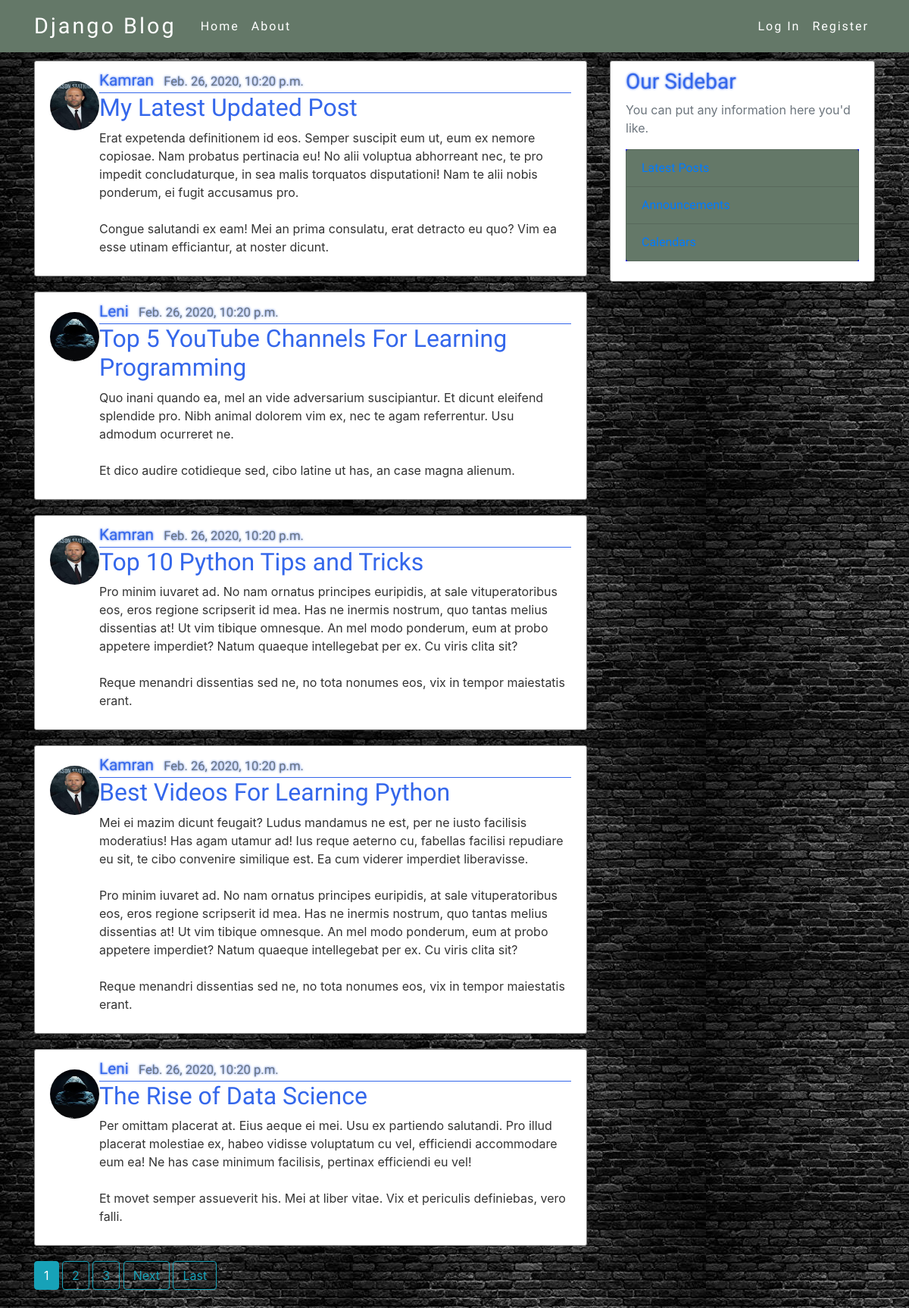
The page / on the database its author committed.
### blog/models.py (models this page shows, shortened)
class Post(models.Model):
	title = models.CharField(max_length = 100)
	content = models.TextField()
	date_posted = models.DateTimeField(default = timezone.now)
	author = models.ForeignKey(User, on_delete = models.CASCADE)

### users/models.py (models this page shows, shortened)
class Profile(models.Model):
	user = models.OneToOneField(User,on_delete = models.CASCADE)
	image = models.ImageField(default = 'default.jpg', upload_to = 'profile_pics')

### blog/views.py (the view)
# urls.py: path('', PostListView.as_view(), name = "blog-home"),
class PostListView(ListView):
	model = Post
	template_name = 'blog/home.html'
	context_object_name = 'posts'
	ordering = ['-date_posted']
	paginate_by = 5

### blog/templates/blog/home.html (shortened to what this page needs)
{% extends 'blog/base.html' %}
	{% block content %}
		{% for post in posts %}
			<article class="media content-section">
			<a class="article-title" href="#"><img class = "rounded-circle article-img" src="{{post.author.profile.image.url}}"> </a>
			  <div class="media-body">
			    <div class="article-metadata">
			      <a class="mr-2 kamran" href="{%url 'user-post' post.author.username%}">{{ post.author }}</a>
			      <small class="text-muted">{{ post.date_posted }}</small>
			    </div>
			    <h2><a class="article-title" href="{%url 'post-detail' post.id %}">{{ post.title }}</a></h2>
			    <p class="article-content">{{ post.content }}</p>
			  </div>
			</article>
		{%endfor%}
		{%if is_paginated%}
			{%for num in page_obj.paginator.page_range%}
				{%if page_obj.number == num %}
					<a class = "btn btn-info mb-4" href="?page={{num}}">{{num}}</a>
				{%elif num > page_obj.number|add:'-3' and num < page_obj.number|add:'3'%}
					<a class = "btn btn-outline-info mb-4" href="?page={{num}}">{{num}}</a>
				{%endif%}
			{%endfor%}
			{%if page_obj.has_next %}
				<a class = "btn btn-outline-info mb-4" href="?page={{page_obj.next_page_number}}">Next</a>
				<a class = "btn btn-outline-info mb-4" href="?page={{page_obj.paginator.num_pages}}">Last</a>
			{%endif%}
		{%endif%}
	{%endblock content%}

### blog/templates/blog/base.html (shortened to what this page needs)
{% load static %}
<!DOCTYPE html>
<html>
<head>
    <link rel="stylesheet" href="https://maxcdn.bootstrapcdn.com/bootstrap/4.0.0/css/bootstrap.min.css">
    <link rel="stylesheet" type="text/css" href="{% static 'blog/main.css' %}">
</head>
<body>
		<header class="site-header">
	  <nav class="navbar navbar-expand-md underline navbar-dark bg-steel fixed-top">
	    <div class="container">
	      <a class="navbar-brand mr-4 Leni" href="/">Django Blog</a>
	      <div class="collapse navbar-collapse" id="navbarToggle">
	        <div class="navbar-nav mr-auto">
	          <a class="nav-item nav-link" href="/">Home</a>
	          <a class="nav-item nav-link" href="/about">About</a>
	        </div>
	        <div class="navbar-nav">
	        	{%if user.is_authenticated%}
	        		<a class="nav-item nav-link" href="{%url 'post-create'%}">Create Post</a>
	        		<a class="nav-item nav-link" href="{%url 'profile'%}">Profile</a>
		        	<a class="nav-item nav-link" href="{%url 'logout'%}">Log Out</a>
		        {%else%}
			          <a class="nav-item nav-link" href="{%url 'login'%}">Log In</a>
			          <a class="nav-item nav-link" href="{%url 'register'%}">Register</a>
			    {%endif%}
	        </div>
	      </div>
	    </div>
	  </nav>
	</header>
	<main role="main" class="container">
	  <div class="row">
	    <div class="col-md-8">
	      {% block content %}{% endblock %}
	    </div>
	    {% block sidebar %}
	    <div class="col-md-4">
	      <div class="content-section">
	        <h3>Our Sidebar</h3>
	        <p class='text-muted'>You can put any information here you'd like.
	          <ul class="list-group">
	            <li class="list-group-item list-group-item-light"><a href=" {% url 'latest-post'%}">Latest Posts </a> </li>
	            <li class="list-group-item list-group-item-light"><a href="#">Announcements</a></li>
	            <li class="list-group-item list-group-item-light"><a href="#">Calendars</a></li>
	          </ul>
	        </p>
	      </div>
	    </div>
		{% endblock sidebar %}
	  </div>
	</main>
</body>
</html>

### blog/static/blog/main.css (style rules this page uses)
* { margin:0; padding:0; }
body { background-image: url('images/B.jpg'); color: #333333; margin-top: 5rem; }
h1, h2, h3, h4, h5, h6 { color: rgb(100,120,104); }
h1,h3 { font-family: 'Oxanium'; color:#3467eb; text-shadow: 0 0 3px #3467eb; }
ul { color:white; background-color: blue; }
.bg-steel { background-color: rgb(100,120,104); font-size: 700; text-shadow: 0 0 3px inherit; font-family: 'Trade Winds'; color: white; }
.nav-item { letter-spacing: 2px; color:white; }
.site-header .navbar-nav .nav-link { color: white; }
.content-section { background: #ffffff; padding: 10px 20px; border: 1px solid grey; border-radius: 3px; margin-bottom: 20px; }
.article-title { color: #444444; margin-top: 1rem; margin-bottom: 1rem; }
.article-content { white-space: pre-line; }
.article-img { height: 65px; width: 65px ; margin-right: 16px #3467eb; }
.article-metadata { padding-bottom: 1px #3467eb; margin-bottom: 4px #3467eb; border-bottom: 1px solid #3467eb; font-family:'Oxanium'; font-weight: 300; font-size: 1.3rem; color:#3467eb; text-shadow: 0 0 3px #3467eb; }
.Leni { font-size: 1.8rem; letter-spacing: 3px; }
.list-group-item { color:white; background-color: rgb(100,120,104); font-family:'Oxanium'; font-weight: 300; text-decoration-style: dotted; }
.article-title { font-family:'Oxanium'; font-weight: 300; color:#3467eb; }
.kamran { font-family:'Oxanium'; font-weight: 300; font-size: 1.3rem; color:#3467eb; text-shadow: 0 0 3px #3467eb; }

### rows shown on the page
Post: author.profile.image (placeholder picture), author "Kamran", date_posted "Feb. 26, 2020, 10:20 p.m.", title "My Latest Updated Post", content "Erat expetenda definitionem id eos. Semper suscipit eum ut, eum ex nemore copiosae. Nam probatus pertinacia eu! No alii voluptua abhorreant nec, te pro impedit concludaturque, in sea malis torquatos disputationi! Nam te alii nobis ponderum, ei fugit accusamus pro. Congue salutandi ex eam! Mei an prima consulatu, erat detracto eu quo? Vim ea esse utinam efficiantur, at noster dicunt."
Post: author.profile.image (placeholder picture), author "Leni", date_posted "Feb. 26, 2020, 10:20 p.m.", title "Top 5 YouTube Channels For Learning Programming", content "Quo inani quando ea, mel an vide adversarium suscipiantur. Et dicunt eleifend splendide pro. Nibh animal dolorem vim ex, nec te agam referrentur. Usu admodum ocurreret ne. Et dico audire cotidieque sed, cibo latine ut has, an case magna alienum."
Post: author.profile.image (placeholder picture), author "Kamran", date_posted "Feb. 26, 2020, 10:20 p.m.", title "Top 10 Python Tips and Tricks", content "Pro minim iuvaret ad. No nam ornatus principes euripidis, at sale vituperatoribus eos, eros regione scripserit id mea. Has ne inermis nostrum, quo tantas melius dissentias at! Ut vim tibique omnesque. An mel modo ponderum, eum at probo appetere imperdiet? Natum quaeque intellegebat per ex. Cu viris clita sit? Reque menandri dissentias sed ne, no tota nonumes eos, vix in tempor maiestatis erant."
Post: author.profile.image (placeholder picture), author "Kamran", date_posted "Feb. 26, 2020, 10:20 p.m.", title "Best Videos For Learning Python", content "Mei ei mazim dicunt feugait? Ludus mandamus ne est, per ne iusto facilisis moderatius! Has agam utamur ad! Ius reque aeterno cu, fabellas facilisi repudiare eu sit, te cibo convenire similique est. Ea cum viderer imperdiet liberavisse. Pro minim iuvaret ad. No nam ornatus principes euripidis, at sale vituperatoribus eos, eros regione scripserit id mea. Has ne inermis nostrum, quo tantas melius dissentias at! Ut vim tibique omnesque. An mel modo ponderum, eum at probo appetere imperdiet? Natum quaeque intellegebat per ex. Cu viris clita sit? Reque menandri dissentias sed ne, no tota nonumes eos, vix in tempor maiestatis erant."
Post: author.profile.image (placeholder picture), author "Leni", date_posted "Feb. 26, 2020, 10:20 p.m.", title "The Rise of Data Science", content "Per omittam placerat at. Eius aeque ei mei. Usu ex partiendo salutandi. Pro illud placerat molestiae ex, habeo vidisse voluptatum cu vel, efficiendi accommodare eum ea! Ne has case minimum facilisis, pertinax efficiendi eu vel! Et movet semper assueverit his. Mei at liber vitae. Vix et periculis definiebas, vero falli."

### other values the page prints
{{ num }} "1"
{{ num }} "2" "3"
